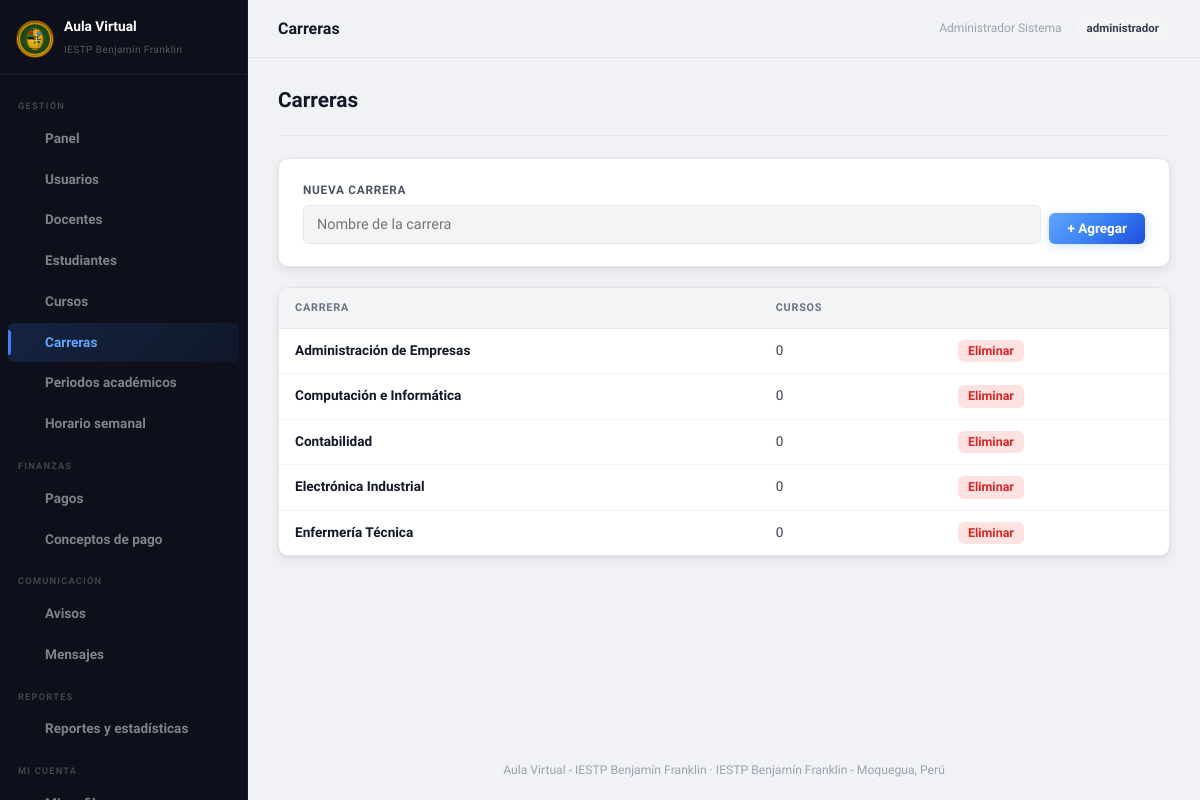
The page /admin/carreras.php (signed in) on the database its author committed.
### tables this page shows
CREATE TABLE IF NOT EXISTS carreras (
    id INT UNSIGNED AUTO_INCREMENT PRIMARY KEY,
    nombre VARCHAR(150) NOT NULL,
    duracion_ciclos TINYINT UNSIGNED NOT NULL DEFAULT 6,
    UNIQUE KEY uk_carreras_nombre (nombre)
);

### public_html/admin/carreras.php (the view, shortened to what this page needs)
<?php
require_once __DIR__ . '/../includes/auth.php';
require_once __DIR__ . '/../includes/functions.php';
$carreras = $pdo->query('SELECT c.*, (SELECT COUNT(*) FROM cursos WHERE carrera_id = c.id) AS total_cursos FROM carreras c ORDER BY nombre')->fetchAll();
require __DIR__ . '/../includes/header.php';
?>
<div class="av-page-header"><h2>Carreras</h2></div>
<div class="av-card" style="margin-bottom:20px">
    <form method="post" class="av-inline-form">
        <div class="av-fg">
            <label>Nueva carrera</label>
            <input type="text" name="nombre" placeholder="Nombre de la carrera" required>
        </div>
        <button type="submit" class="av-btn av-btn--primary">+ Agregar</button>
    </form>
</div>
<div class="av-table-wrap">
    <table class="av-table">
        <thead><tr><th>Carrera</th><th>Cursos</th><th></th></tr></thead>
        <tbody>
        <?php foreach ($carreras as $c): ?>
            <tr>
                <td><strong><?= e($c['nombre']) ?></strong></td>
                <td><?= (int) $c['total_cursos'] ?></td>
                <td class="av-td-actions">
                    <form method="post" onsubmit="return confirm('¿Eliminar esta carrera?');">
                        <button class="av-btn av-btn--danger av-btn--sm" type="submit">Eliminar</button>
                    </form>
                </td>
            </tr>
        <?php endforeach; ?>
        </tbody>
    </table>
</div>
<?php require __DIR__ . '/../includes/footer.php'; ?>

### public_html/assets/css/aula.css (style rules this page uses)
*,*::before,*::after { box-sizing:border-box;margin:0;padding:0 }
html { font-size:16px;scroll-behavior:smooth }
body { font-family:'Plus Jakarta Sans',system-ui,-apple-system,sans-serif;background:#f0f2f5;color:#1c1917;line-height:1.6;overflow-x:hidden }
button { cursor:pointer;border:none;background:none;font-family:inherit }
input,textarea,select { font-family:inherit }
:root { --ag500:#f59e0b;--ag600:#d97706;--ag700:#92400e;--ag900:#78350f; --ag100:#fef3c7;--ag200:#fde68a;--ag300:#fcd34d; --ab500:#3b82f6;--ab600:#2563eb;--ab700:#1d4ed8;--ab900:#0e2370; --ab100:#dbeafe;--ab200:#bfdbfe; --t500:#14b8a6;--t100:#ccfbf1;--t700:#0d9488; --n900:#111827;--n800:#1f2937;--n700:#374151;--n600:#4b5563; --n500:#6b7280;--n400:#9ca3af;--n300:#d1d5db;--n200:#e5e7eb;--n100:#f3f4f6; --white:#fff; --danger:#dc2626;--danger-lt:#fee2e2; --success:#16a34a;--success-lt:#dcfce7; --warning:#d97706;--warning-lt:#fef3c7; --info:#0284c7;--info-lt:#e0f2fe; --sb-bg:#0d0f1a;--sb-w:248px; --sh-sm:0 1px 3px rgba(0,0,0,.06),0 1px 2px rgba(0,0,0,.07); --sh:0 1px 3px rgba(0,0,0,.05),0 4px 12px rgba(0,0,0,.08); --sh-md:0 4px 6px rgba(0,0,0,.05),0 10px 24px rgba(0,0,0,.1); --radius:10px;--radius-sm:6px;--radius-lg:14px }
.av-btn { display:inline-flex;align-items:center;gap:7px;padding:9px 18px;border-radius:var(--radius-sm);font-size:.845rem;font-weight:700;transition:all .15s;white-space:nowrap;line-height:1 }
.av-btn--primary { background:linear-gradient(135deg,#60a5fa,#3b82f6,#1d4ed8);color:#fff;box-shadow:0 2px 10px rgba(59,130,246,.25) }
.av-btn--danger { background:var(--danger-lt);color:var(--danger) }
.av-btn--sm { padding:5px 10px;font-size:.78rem }
.av-page-header { display:flex;align-items:center;flex-wrap:wrap;gap:12px;margin-bottom:22px;padding-bottom:18px;border-bottom:1px solid var(--n200) }
.av-page-header h2 { font-size:1.3rem;font-weight:900;color:var(--n900);flex:1 }
.av-card { background:var(--white);border-radius:var(--radius);padding:22px 24px;box-shadow:var(--sh);border:1px solid var(--n200) }
.av-fg { margin-bottom:14px }
.av-fg label { font-size:.74rem;font-weight:800;color:var(--n600);display:block;margin-bottom:5px;text-transform:uppercase;letter-spacing:.06em }
.av-fg input,.av-fg textarea,.av-fg select { width:100%;padding:10px 13px;border:1.5px solid var(--n200);border-radius:var(--radius-sm);font-size:.9rem;background:var(--n100);color:var(--n900);transition:border-color .15s,box-shadow .15s,background .15s }
.av-inline-form { display:flex;gap:8px;flex-wrap:wrap;align-items:flex-end }
.av-inline-form .av-fg { margin-bottom:0;flex:1;min-width:140px }
.av-table-wrap { background:var(--white);border-radius:var(--radius);box-shadow:var(--sh);border:1px solid var(--n200);overflow-x:auto }
.av-table { width:100%;border-collapse:collapse;font-size:.85rem }
.av-table thead { background:var(--n100);border-bottom:1.5px solid var(--n200) }
.av-table th { padding:11px 16px;text-align:left;font-size:.68rem;font-weight:800;color:var(--n500);text-transform:uppercase;letter-spacing:.07em;white-space:nowrap }
.av-table tbody tr { border-bottom:1px solid var(--n100);transition:background .12s }
.av-table tbody tr:last-child { border-bottom:none }
.av-table td { padding:11px 16px;color:var(--n700);vertical-align:middle }
.av-table td strong { color:var(--n900);font-weight:700 }
.av-td-actions { display:flex;gap:5px;flex-wrap:wrap }

### rows shown on the page
carreras: nombre "Administración de Empresas", total_cursos "0"
carreras: nombre "Computación e Informática", total_cursos "0"
carreras: nombre "Contabilidad", total_cursos "0"
carreras: nombre "Electrónica Industrial", total_cursos "0"
carreras: nombre "Enfermería Técnica", total_cursos "0"

### other values the page prints
$pageTitle "Carreras"
$user['nombre'] . ' ' . $user['apellidos'] "Administrador Sistema"
$user['rol'] "administrador"
APP_NAME "Aula Virtual - IESTP Benjamín Franklin"
